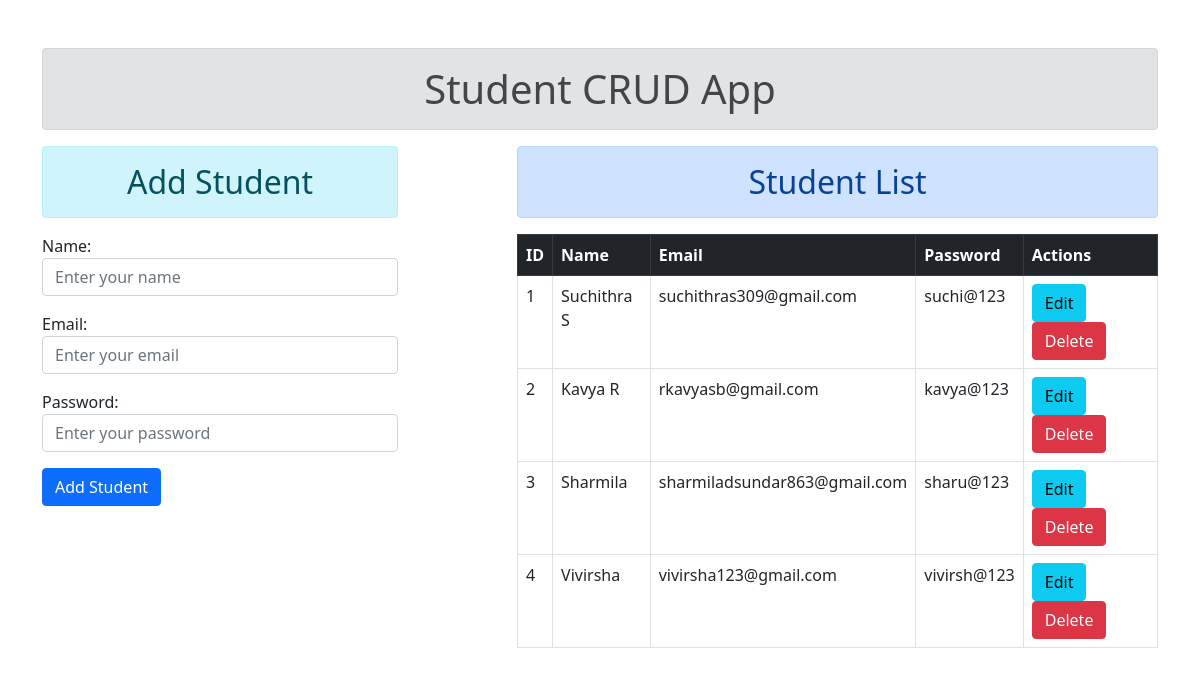
The page / on the database its author committed.
### std_crd/models.py (models this page shows)
class Student(models.Model):
    name = models.CharField(blank=False,max_length=200)
    email=models.EmailField(blank=False)
    password = models.CharField(blank=False,max_length=200)

### std_crd/views.py (the view)
# urls.py: 2. Add a URL to urlpatterns:  path('', views.home, name='home')
def home(request):
    if request.method == "POST":
        student_form = forms.StudentForm(request.POST)  # Consistent naming
        if student_form.is_valid():
            student_form.save()
            student_form = forms.StudentForm()  # Reset form after saving
    else:
        student_form = forms.StudentForm()
    students = models.Student.objects.all()  # Fetch all student records
    context = { "students": students, "student_form": student_form }
    return render(request, "home.html", context)

### std_crd/forms.py
class StudentForm(forms.ModelForm):
    class Meta:
       model =models.Student
       fields = ["name", "email","password"]
       widgets = {
            "name": forms.TextInput(
                attrs={"class":"form-control","placeholder": "Enter your name"}
            ),
            "email": forms.EmailInput(
                attrs={"class":"form-control","placeholder": "Enter your email"}
            ),
            "password": forms.TextInput(
                attrs={"class":"form-control","placeholder": "Enter your password"}
            ),
       }

### std_crd/templates/home.html (shortened to what this page needs)
{% extends "base.html" %}
{% block content %}
    <div class="row gy-5">
        <div class="col-md-4 col-sm-12">
            <h2 class="alert alert-info text-center">Add Student</h2>
            <form action="{% url 'home' %}" method="post">
                {{ student_form.as_p }}
                <input type="submit" class="btn btn-primary" value="Add Student">
            </form>
        </div>
        <div class="col-md-7 offset-md-1 col-sm-12">
            <h2 class="alert alert-primary text-center">Student List</h2>
            <table class="table table-hover table-bordered">
                <thead class="table-dark">
                    <tr>
                        <th>ID</th>
                        <th>Name</th>
                        <th>Email</th>
                        <th>Password</th>
                        <th>Actions</th>
                    </tr>
                </thead>
                <tbody>
                    {% for std in students %}
                        <tr>
                            <td>{{ std.id }}</td>
                            <td>{{ std.name }}</td>
                            <td>{{ std.email }}</td>
                            <td>{{ std.password }}</td>
                            <td>
                                <a href="{% url 'edit' std.id  %}" class="btn btn-info">Edit</a>
                                <a href="{% url 'delete' std.id  %}" class="btn btn-danger">Delete</a>
                            </td>
                        </tr>
                        {% empty %}
                        <td colspan="6"><h4 class="alert alert-warning text-center">No students found</h4></td>
                    {% endfor %}
                </tbody>
            </table>
        </div>
    </div>
{% endblock content %}

### std_crd/templates/base.html (shortened to what this page needs)
{% load static %}
<!DOCTYPE html>
<html lang="en">
<head>
    <link rel="stylesheet" href="{% static 'css/bootstrap.min.css' %}">
</head>
<body>
    <div class="container mt-5">
        <h1 class="alert alert-secondary text-center">Student CRUD App</h1>
        {% block content %}
        {% endblock content %}
    </div>
</body>
</html>

### rows shown on the page
Student: id "1", name "Suchithra S", email "suchithras309@gmail.com", password "suchi@123"
Student: id "2", name "Kavya R", email "rkavyasb@gmail.com", password "kavya@123"
Student: id "3", name "Sharmila", email "sharmiladsundar863@gmail.com", password "sharu@123"
Student: id "4", name "Vivirsha", email "vivirsha123@gmail.com", password "vivirsh@123"
